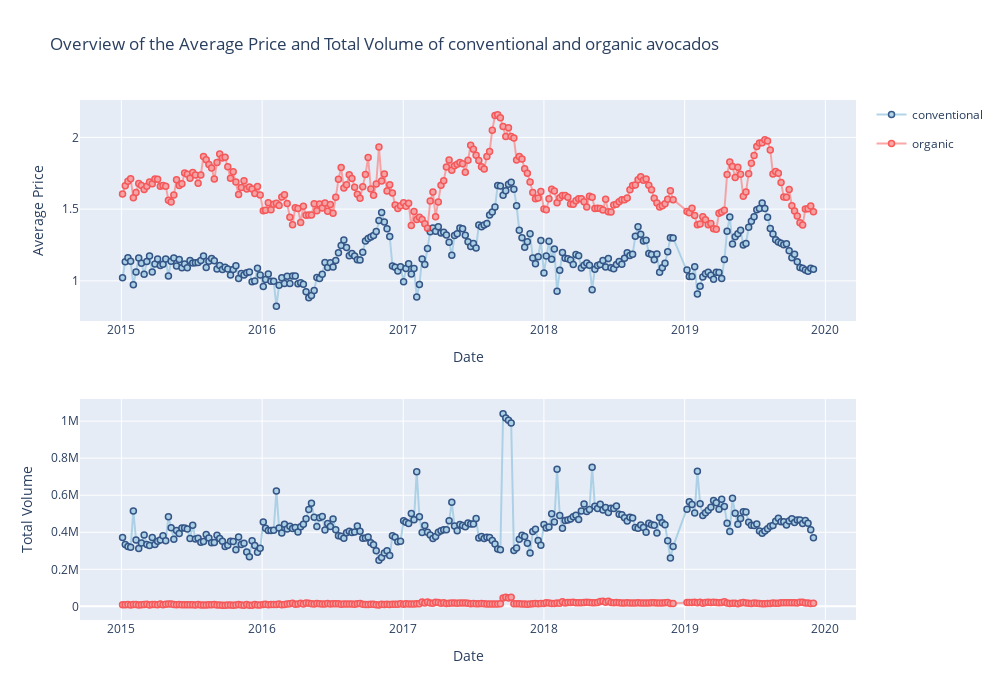

The notebook cell saved with this chart:
### Code cell
from plotly.subplots import make_subplots
import plotly.graph_objects as go

fig = make_subplots(rows=2, cols=1)


fig.append_trace(go.Scatter(
    x=conventional_groupByDate.index,y=conventional_groupByDate.AveragePrice,
                   name='conventional',legendgroup='train',mode='lines+markers',marker=dict(
                                 color='rgb(158,202,225)',
                                 line=dict(
                                 color='rgb(8,48,107)',
                                 width=1.5)),
                                opacity=0.8), row=1, col=1)

fig.append_trace(go.Scatter(
    x=organic_groupByDate.index,y=organic_groupByDate.AveragePrice,
                   name='organic',legendgroup='test',mode='lines+markers',marker=dict(
                                 color='rgb(248,146,146)',
                                 line=dict(
                                 color='rgb(249,52,52)',
                                 width=1.5)),
                                opacity=0.8), row=1, col=1)


fig.append_trace(go.Scatter(
    x=conventional_groupByDate.index,y=conventional_groupByDate['Total Volume'],
                   name='conventional',showlegend=False, mode='lines+markers',marker=dict(
                                 color='rgb(158,202,225)',
                                 line=dict(
                                 color='rgb(8,48,107)',
                                 width=1.5)),
                                opacity=0.8), row=2, col=1)

fig.append_trace(go.Scatter(
    x=organic_groupByDate.index,y=organic_groupByDate['Total Volume'],
                   name='organic',showlegend=False, mode='lines+markers',marker=dict(
                                 color='rgb(248,146,146)',
                                 line=dict(
                                 color='rgb(249,52,52)',
                                 width=1.5)),
                                opacity=0.8), row=2, col=1)

# Update xaxis properties
fig.update_xaxes(title_text="Date", row=1, col=1)
fig.update_xaxes(title_text="Date", row=2, col=1)
# Update yaxis properties
fig.update_yaxes(title_text="Average Price", row=1, col=1)
fig.update_yaxes(title_text="Total Volume",  row=2, col=1)

fig.update_layout(height=700, width=1000, title_text="Overview of the Average Price and Total Volume of conventional and organic avocados"
                 )
try:
    fig.show()
except:
    fig.show("svg")

### Figure 1 — Plotly figure (JSON) as saved in the notebook; plotly's stock layout.template omitted (floating-point values rounded to 4 significant figures; data arrays with more than 128 entries replaced by an {"elided": "..."} marker saying what was removed)
{"data": [{"legendgroup": "train", "marker": {"color": "rgb(158,202,225)", "line": {"color": "rgb(8,48,107)", "width": 1.5}}, "mode": "lines+markers", "name": "conventional", "opacity": 0.8, "type": "scatter", "x": {"elided": "253 str values"}, "xaxis": "x", "y": {"elided": "253 float values"}, "yaxis": "y"}, {"legendgroup": "test", "marker": {"color": "rgb(248,146,146)", "line": {"color": "rgb(249,52,52)", "width": 1.5}}, "mode": "lines+markers", "name": "organic", "opacity": 0.8, "type": "scatter", "x": {"elided": "253 str values"}, "xaxis": "x", "y": {"elided": "253 float values"}, "yaxis": "y"}, {"marker": {"color": "rgb(158,202,225)", "line": {"color": "rgb(8,48,107)", "width": 1.5}}, "mode": "lines+markers", "name": "conventional", "opacity": 0.8, "showlegend": false, "type": "scatter", "x": {"elided": "253 str values"}, "xaxis": "x2", "y": {"elided": "253 float values"}, "yaxis": "y2"}, {"marker": {"color": "rgb(248,146,146)", "line": {"color": "rgb(249,52,52)", "width": 1.5}}, "mode": "lines+markers", "name": "organic", "opacity": 0.8, "showlegend": false, "type": "scatter", "x": {"elided": "253 str values"}, "xaxis": "x2", "y": {"elided": "253 float values"}, "yaxis": "y2"}], "layout": {"height": 700, "title": {"text": "Overview of the Average Price and Total Volume of conventional and organic avocados"}, "width": 1000, "xaxis": {"anchor": "y", "domain": [0, 1], "title": {"text": "Date"}}, "xaxis2": {"anchor": "y2", "domain": [0, 1], "title": {"text": "Date"}}, "yaxis": {"anchor": "x", "domain": [0.575, 1], "title": {"text": "Average Price"}}, "yaxis2": {"anchor": "x2", "domain": [0, 0.425], "title": {"text": "Total Volume"}}}}
